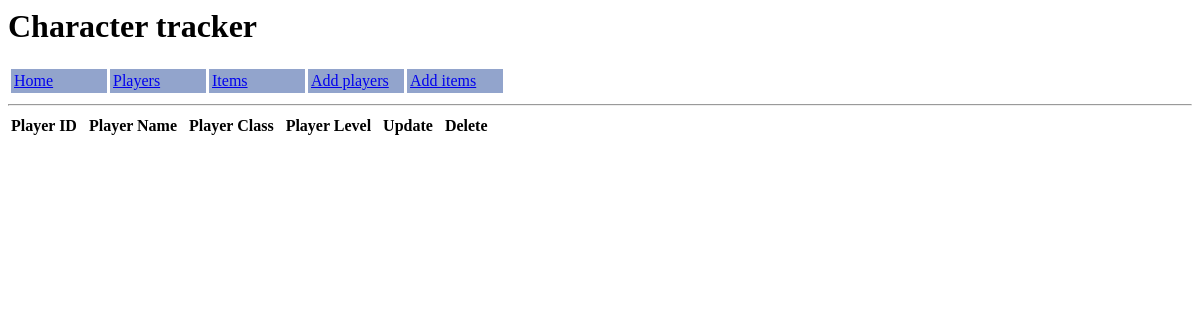
Before: /players with the older database file.
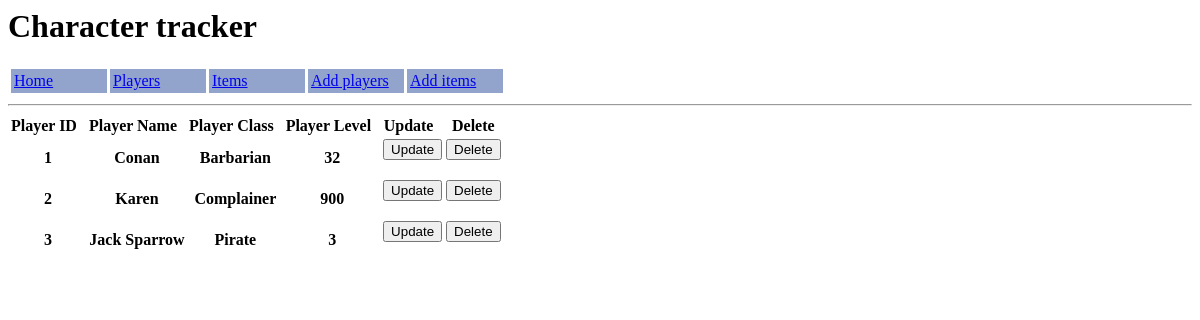
After: the same page with the newer database file.
### application/models.py (models this page shows)
class Players(db.Model):
    player_id       =   db.Column(db.Integer, primary_key=True)
    player_name     =   db.Column(db.String(50), nullable=False)
    player_class    =   db.Column(db.String(50), unique=False, nullable=False)
    level           =   db.Column(db.Integer, nullable=False)
    items           =   db.relationship('Items', backref='players')

### application/routes.py (the view)
@app.route("/players", methods=["GET", "POST"])
def showplayers():
    form = PlayersForm()
    players_sorted  = Players.query.order_by(Players.player_id).all()
    return render_template("players.html", form=form, all_players=players_sorted)

### application/forms.py
class PlayersForm(FlaskForm):
    player_name         =   StringField('Player Name', validators=[DataRequired()])
    player_class        =   StringField('Player Class', validators=[DataRequired()])
    level               =   IntegerField('Player level', validators=[DataRequired()])
    submit              =   SubmitField('Submit')
    update              =   SubmitField('Update')
    delete              =   SubmitField('Delete')

### application/templates/players.html (shortened to what this page needs)
{% extends "body.html" %}
{% block body %}
    <div class='showplayers'>
        <table>
            <tr>
                <th>Player ID&nbsp;&nbsp;</th>
                <th>Player Name&nbsp;&nbsp;</th>
                <th>Player Class&nbsp;&nbsp;</th>
                <th>Player Level&nbsp;&nbsp;</th>
                <th>Update&nbsp;&nbsp;</th>
                <th>Delete</th>
            </tr>
            {% for players in all_players %}
                <tr>
                    <th>{{ players.player_id }}</th>
                    <th>{{ players.player_name }}</th>
                    <th>{{ players.player_class }}</th>
                    <th>{{ players.level }}</th>
                    <th><form action='{{ url_for('update_player', player_id=players.player_id) }}'>
                    <input type=submit value="Update"></form></th>
                    <th><form action='{{ url_for('deleteplayers', player_id=players.player_id) }}'>
                    <input type=submit value="Delete"></form></th>
                </tr>
            {% endfor %}
        </table>
    </div>
{% endblock body %}

### application/templates/body.html (shortened to what this page needs)
<html>
    <body>
        <H1>Character tracker</H1>
        <table cellpadding=3 cellspacing=3>
            <tr  style="text-align:left;background-color:#92a4cc; foreground-color:#ffffff' ">
                <td width=90px ><a href="/index">Home</a></td>
                <td width=90px ><a href="/players">Players</a></td>
                <td width=90px><a href="/items">Items</a></td>
                <td width=90px ><a href="/addplayers">Add players</a></td>
                <td width=90px><a href="/additems">Add items</a></td>
            </tr>
        </table>
        <hr>
        {% block body %}
        {% endblock body %}
    </body>
</html>

Changed rows visible on the page:
added Players: player_id "1", player_name "Conan", player_class "Barbarian", level "32"
added Players: player_id "2", player_name "Karen", player_class "Complainer", level "900"
added Players: player_id "3", player_name "Jack Sparrow", player_class "Pirate", level "3"
